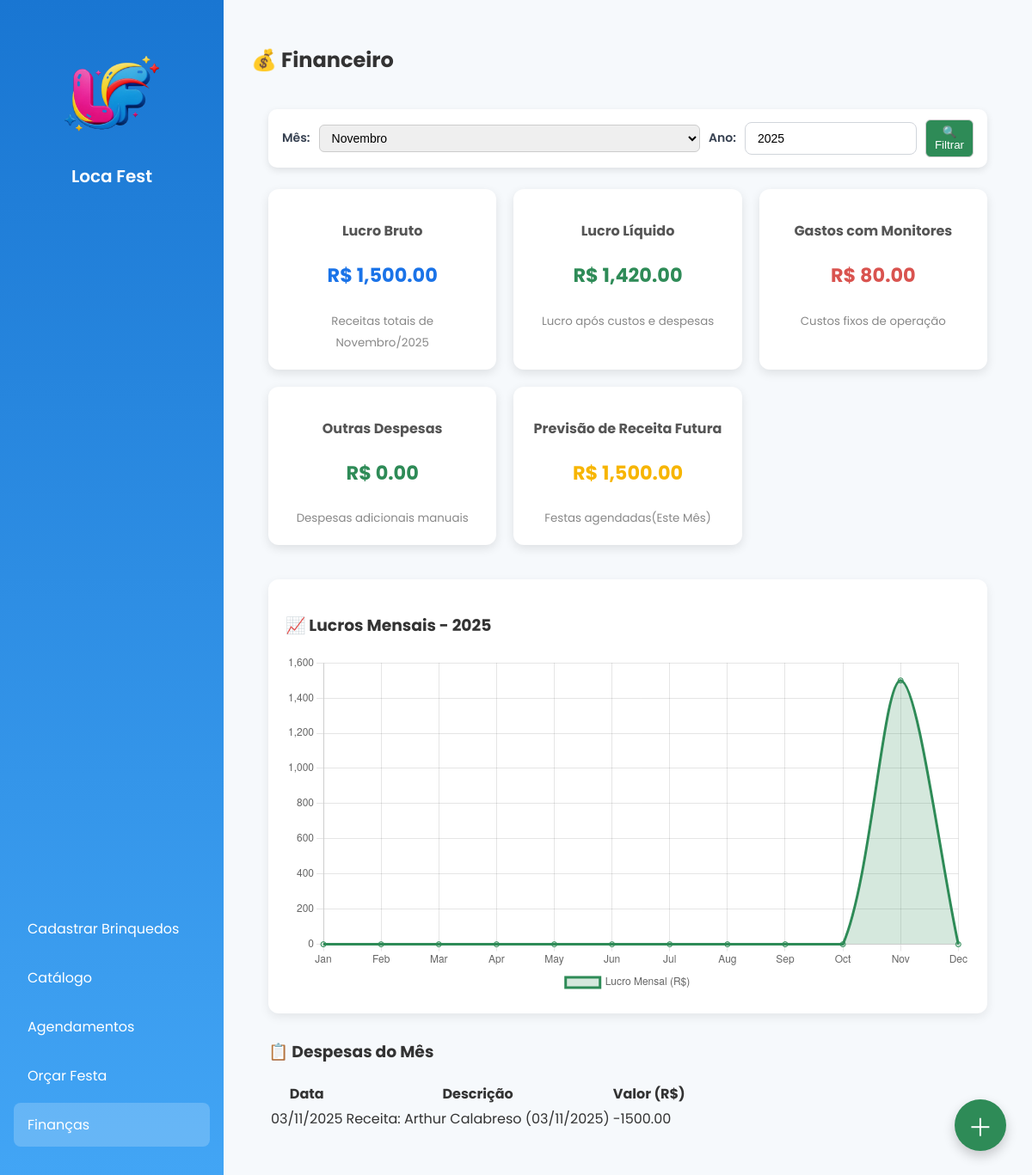
/financeiro, run on the app's committed database.
### storage.py (models this page shows)
class Despesa(db.Model):
    __tablename__ = 'despesas'
    id = db.Column(db.Integer, primary_key=True)
    descricao = db.Column(db.String(100), nullable=False)
    valor = db.Column(db.Float, nullable=False)
    data = db.Column(db.Date, default=date.today)

### routes.py (the view)
@app.route('/financeiro')
def pagina_financeiro():
    hoje = datetime.date.today()
    mes = request.args.get('mes', type=int, default=hoje.month)
    ano = request.args.get('ano', type=int, default=hoje.year)
    receitas_mes = db.session.query(
        db.func.sum(Orcamento.valor_total)
    ).filter(
        db.extract('month', Orcamento.data_festa) == mes,
        db.extract('year', Orcamento.data_festa) == ano
    ).scalar() or 0.0
    gasto_por_monitor = 80.0
    eventos_mes = Orcamento.query.filter(
        db.extract('month', Orcamento.data_festa) == mes,
        db.extract('year', Orcamento.data_festa) == ano
    ).count()
    gastos_monitores = eventos_mes * gasto_por_monitor
    outras_despesas = db.session.query(
        db.func.sum(Despesa.valor)
    ).filter(
        db.extract('month', Despesa.data) == mes,
        db.extract('year', Despesa.data) == ano,
        Despesa.valor > 0  # ✅ evita receitas entrarem aqui
    ).scalar() or 0.0
    lucro_bruto = receitas_mes
    lucro_liquido = receitas_mes - (gastos_monitores + outras_despesas)
    meses = []
    lucros_mensais = []
    for m in range(1, 13):
        total = db.session.query(db.func.sum(Orcamento.valor_total)).filter(
            db.extract('month', Orcamento.data_festa) == m,
            db.extract('year', Orcamento.data_festa) == ano
        ).scalar() or 0.0
        meses.append(datetime.date(ano, m, 1).strftime('%b'))
        lucros_mensais.append(float(total))
    receitas_futuras = db.session.query(
        db.func.sum(Orcamento.valor_total)
    ).filter(
        db.extract('month', Orcamento.data_festa) == mes,
        db.extract('year', Orcamento.data_festa) == ano,
        Orcamento.data_festa >= hoje
    ).scalar() or 0.0
    despesas_mes = Despesa.query.filter(
        db.extract('month', Despesa.data) == mes,
        db.extract('year', Despesa.data) == ano
    ).order_by(Despesa.data.desc()).all()
    page_content = render_template(
        'financeiro.html',
        lucro_bruto=lucro_bruto,
        lucro_liquido=lucro_liquido,
        gastos_monitores=gastos_monitores,
        outras_despesas=outras_despesas,
        receitas_futuras=receitas_futuras,
        meses=meses,
        lucros_mensais=lucros_mensais,
        despesas_mes=despesas_mes,
        mes=mes,
        ano=ano,
        datetime=datetime
    )
    return render_template(
        'home.html',
        active_page='financeiro',
        page_title='💰 Financeiro',
        page_content=page_content
    )

### templates/financeiro.html (shortened to what this page needs)
<div class="financeiro-container">
  <form method="get" action="/financeiro" class="filtro-financeiro">
    <label for="mes">Mês:</label>
    {% set meses_nome = ['Janeiro','Fevereiro','Março','Abril','Maio','Junho','Julho','Agosto','Setembro','Outubro','Novembro','Dezembro'] %}
    <select name="mes" id="mes">
      {% for i in range(1, 13) %}
        <option value="{{ i }}" {% if i == mes %}selected{% endif %}>{{ meses_nome[i-1] }}</option>
      {% endfor %}
    </select>
    <label for="ano">Ano:</label>
    <input type="number" name="ano" id="ano" value="{{ ano }}">
    <button type="submit">🔍 Filtrar</button>
  </form>
  <div class="cards-financeiro">
    <div class="card-fin lucro-bruto">
      <h3>Lucro Bruto</h3>
      <p>R$ {{ "{:,.2f}".format(lucro_bruto) }}</p>
      <small>Receitas totais de {{ meses_nome[mes-1] }}/{{ ano }}</small>
    </div>
    <div class="card-fin lucro-liquido">
      <h3>Lucro Líquido</h3>
      <p>R$ {{ "{:,.2f}".format(lucro_liquido) }}</p>
      <small>Lucro após custos e despesas</small>
    </div>
    <div class="card-fin despesas">
      <h3>Gastos com Monitores</h3>
      <p>R$ {{ "{:,.2f}".format(gastos_monitores) }}</p>
      <small>Custos fixos de operação</small>
    </div>
    <div class="card-fin outras-despesas">
      <h3>Outras Despesas</h3>
      <p>R$ {{ "{:,.2f}".format(outras_despesas) }}</p>
      <small>Despesas adicionais manuais</small>
    </div>
    <div class="card-fin receita-futura">
      <h3>Previsão de Receita Futura</h3>
      <p>R$ {{ "{:,.2f}".format(receitas_futuras) }}</p>
      <small>Festas agendadas(Este Mês)</small>
    </div>
  </div>
  <div class="grafico-container">
    <h3>📈 Lucros Mensais - {{ ano }}</h3>
    <canvas id="graficoLucro"></canvas>
  </div>
  <div class="tabela-despesas">
    <h3>📋 Despesas do Mês</h3>
    {% if despesas_mes %}
    <table>
      <thead>
        <tr><th>Data</th><th>Descrição</th><th>Valor (R$)</th></tr>
      </thead>
      <tbody>
        {% for d in despesas_mes %}
        <tr>
          <td>{{ d.data.strftime('%d/%m/%Y') }}</td>
          <td>{{ d.descricao }}</td>
          <td>{{ "%.2f"|format(d.valor) }}</td>
        </tr>
        {% endfor %}
      </tbody>
    </table>
    {% else %}
      <p class="no-data">Nenhuma despesa registrada neste mês.</p>
    {% endif %}
  </div>
</div>
<button id="btnAddDespesa" class="btn-flutuante">＋</button>
<script>
const meses = JSON.parse('{{ meses | tojson | safe }}');
const lucros = JSON.parse('{{ lucros_mensais | tojson | safe }}');
new Chart(document.getElementById('graficoLucro'), {
  type: 'line',
  data: { labels: meses, datasets: [{ label: 'Lucro Mensal (R$)', data: lucros, borderColor: '#2e8b57', backgroundColor: 'rgba(46,139,87,0.2)', fill: true, tension: 0.3 }] },
  options: { responsive: true, plugins: { legend: { position: 'bottom' } } }
});
// Modal JS
const modal = document.getElementById('modalDespesa');
const btn = document.getElementById('btnAddDespesa');
const span = document.getElementById('fecharModal');
btn.onclick = () => modal.style.display = "block";
span.onclick = () => modal.style.display = "none";
window.onclick = (e) => { if (e.target == modal) modal.style.display = "none"; };
</script>

### static/style.css (style rules this page uses)
body { margin: 0; font-family: 'Poppins', sans-serif; background: #f6f9fc; color: #333; }
.financeiro-container { padding: 20px; }
.filtro-financeiro { display: flex; align-items: center; gap: 10px; flex-wrap: nowrap; background: #fff; padding: 12px 16px; border-radius: 10px; box-shadow: 0 3px 8px rgba(0,0,0,0.1); margin-bottom: 25px; }
.filtro-financeiro label { display: flex; align-items: center; gap: 8px; margin: 0; }
.filtro-financeiro select, .filtro-financeiro input, .filtro-financeiro button { padding: 6px 10px; border-radius: 6px; border: 1px solid #ccc; margin: 0; }
#mes { min-width: 110px; }
#ano { width: 200px; }
.filtro-financeiro button { background: #2e8b57; color: white; cursor: pointer; transition: 0.2s; }
.cards-financeiro { display: grid; grid-template-columns: repeat(auto-fit, minmax(240px, 1fr)); gap: 20px; margin-bottom: 40px; }
.card-fin { background: #fff; border-radius: 12px; box-shadow: 0 4px 12px rgba(0,0,0,0.1); padding: 20px; text-align: center; }
.card-fin h3 { font-size: 1rem; color: #555; }
.card-fin p { font-size: 1.4rem; font-weight: bold; color: #2e8b57; }
.card-fin small { color: #888; }
.grafico-container { background: #fff; border-radius: 12px; box-shadow: 0 4px 12px rgba(0,0,0,0.08); padding: 20px; margin-bottom: 30px; }
.lucro-bruto p { color: #1a73e8; }
.lucro-liquido p { color: #2e8b57; }
.despesas p { color: #d9534f; }
.receita-futura p { color: #f7b500; }
form label { display: block; margin-bottom: 16px; color: #374151; font-size: 14px; font-weight: 600; }
form input[type="text"], form input[type="number"], form input[type="file"], form select { width: 100%; padding: 10px 14px; font-size: 14px; border: 1.5px solid #d1d5db; border-radius: 8px; transition: border-color 0.3s, box-shadow 0.3s; box-sizing: border-box; }
label { margin-top: 1rem; font-size: 0.9rem; display: flex; align-items: center; cursor: pointer; }
.btn-flutuante { position: fixed; bottom: 30px; right: 30px; background: #2e8b57; color: white; font-size: 1.8rem; border: none; border-radius: 50%; width: 60px; height: 60px; cursor: pointer; box-shadow: 0 6px 14px rgba(0,0,0,0.2); transition: background 0.3s, transform 0.2s; z-index: 1000; }

### data on the page
Despesa: data "03/11/2025", descricao "Receita: Arthur Calabreso (03/11/2025)", valor "-1500.00"

### other printed values
{{ page_title }} "💰 Financeiro"
{{ "{:,.2f}".format(lucro_bruto) }} "1,500.00"
{{ meses_nome[mes-1] }} "Novembro"
{{ ano }} "2025"
{{ "{:,.2f}".format(lucro_liquido) }} "1,420.00"
{{ "{:,.2f}".format(gastos_monitores) }} "80.00"
{{ "{:,.2f}".format(outras_despesas) }} "0.00"
{{ "{:,.2f}".format(receitas_futuras) }} "1,500.00"
form field mes "Novembro"
chart data {{ meses | tojson | safe }} ["Jan", "Feb", "Mar", "Apr", "May", "Jun", "Jul", "Aug", "Sep", "Oct", "Nov", "Dec"]
chart data {{ lucros_mensais | tojson | safe }} [0.0, 0.0, 0.0, 0.0, 0.0, 0.0, 0.0, 0.0, 0.0, 0.0, 1500.0, 0.0]
